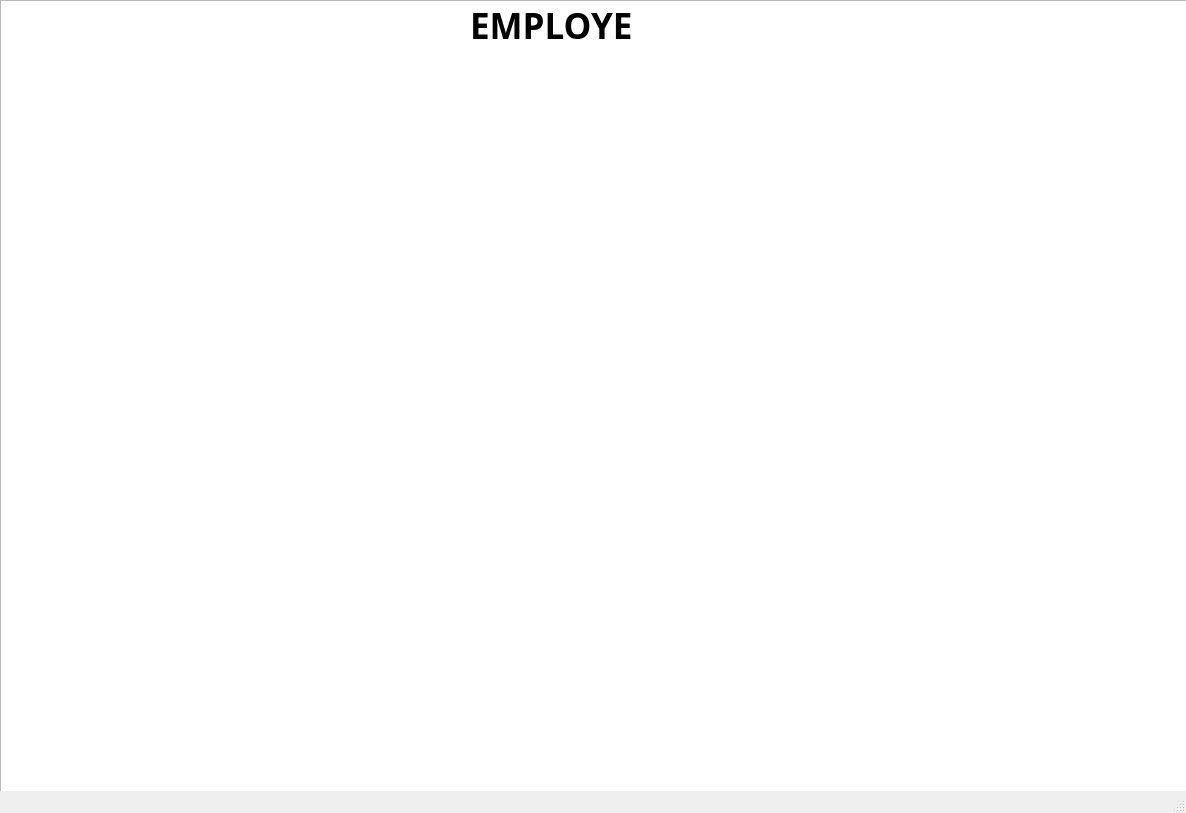
<?xml version="1.0" encoding="UTF-8"?>
<ui version="4.0">
 <class>MainWindow</class>
 <widget class="QMainWindow" name="MainWindow">
  <property name="geometry">
   <rect>
    <x>0</x>
    <y>0</y>
    <width>1186</width>
    <height>813</height>
   </rect>
  </property>
  <property name="windowTitle">
   <string>MainWindow</string>
  </property>
  <widget class="QWidget" name="centralwidget">
   <widget class="QTableView" name="tableView">
    <property name="geometry">
     <rect>
      <x>0</x>
      <y>0</y>
      <width>1211</width>
      <height>831</height>
     </rect>
    </property>
   </widget>
   <widget class="QLabel" name="label">
    <property name="geometry">
     <rect>
      <x>470</x>
      <y>-30</y>
      <width>291</width>
      <height>111</height>
     </rect>
    </property>
    <property name="font">
     <font>
      <family>Segoe UI Black</family>
      <pointsize>26</pointsize>
      <weight>75</weight>
      <bold>true</bold>
     </font>
    </property>
    <property name="text">
     <string>EMPLOYE</string>
    </property>
   </widget>
  </widget>
  <widget class="QMenuBar" name="menubar">
   <property name="geometry">
    <rect>
     <x>0</x>
     <y>0</y>
     <width>1186</width>
     <height>26</height>
    </rect>
   </property>
  </widget>
  <widget class="QStatusBar" name="statusbar"/>
 </widget>
 <resources/>
 <connections/>
</ui>
